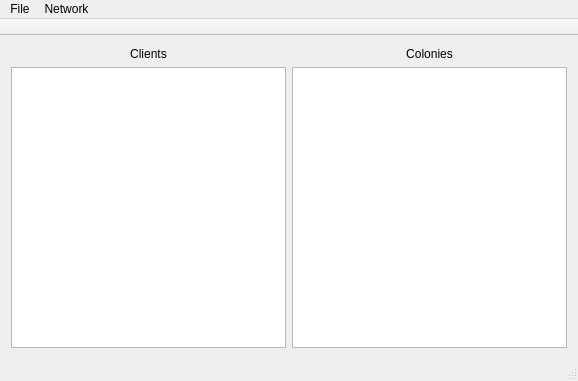
<?xml version="1.0" encoding="UTF-8"?>
<ui version="4.0">
 <class>ColonyServer</class>
 <widget class="QMainWindow" name="ColonyServer">
  <property name="geometry">
   <rect>
    <x>0</x>
    <y>0</y>
    <width>578</width>
    <height>381</height>
   </rect>
  </property>
  <property name="windowTitle">
   <string>ColonyServer</string>
  </property>
  <property name="unifiedTitleAndToolBarOnMac">
   <bool>true</bool>
  </property>
  <widget class="QWidget" name="centralWidget">
   <layout class="QGridLayout" name="gridLayout">
    <item row="0" column="0">
     <widget class="QLabel" name="label">
      <property name="text">
       <string>Clients</string>
      </property>
      <property name="alignment">
       <set>Qt::AlignCenter</set>
      </property>
     </widget>
    </item>
    <item row="0" column="1">
     <widget class="QLabel" name="label_2">
      <property name="text">
       <string>Colonies</string>
      </property>
      <property name="alignment">
       <set>Qt::AlignCenter</set>
      </property>
     </widget>
    </item>
    <item row="1" column="0">
     <widget class="QTreeView" name="clientTable">
      <property name="alternatingRowColors">
       <bool>false</bool>
      </property>
      <property name="selectionMode">
       <enum>QAbstractItemView::ExtendedSelection</enum>
      </property>
      <property name="verticalScrollMode">
       <enum>QAbstractItemView::ScrollPerPixel</enum>
      </property>
      <property name="rootIsDecorated">
       <bool>false</bool>
      </property>
      <property name="uniformRowHeights">
       <bool>true</bool>
      </property>
      <property name="itemsExpandable">
       <bool>false</bool>
      </property>
      <property name="sortingEnabled">
       <bool>false</bool>
      </property>
      <property name="expandsOnDoubleClick">
       <bool>false</bool>
      </property>
     </widget>
    </item>
    <item row="1" column="1">
     <widget class="QTreeView" name="colonyTable">
      <property name="alternatingRowColors">
       <bool>false</bool>
      </property>
      <property name="selectionMode">
       <enum>QAbstractItemView::ExtendedSelection</enum>
      </property>
      <property name="verticalScrollMode">
       <enum>QAbstractItemView::ScrollPerPixel</enum>
      </property>
      <property name="rootIsDecorated">
       <bool>false</bool>
      </property>
      <property name="uniformRowHeights">
       <bool>true</bool>
      </property>
      <property name="itemsExpandable">
       <bool>false</bool>
      </property>
      <property name="expandsOnDoubleClick">
       <bool>false</bool>
      </property>
     </widget>
    </item>
   </layout>
  </widget>
  <widget class="QToolBar" name="toolBar">
   <property name="movable">
    <bool>false</bool>
   </property>
   <property name="allowedAreas">
    <set>Qt::TopToolBarArea</set>
   </property>
   <property name="toolButtonStyle">
    <enum>Qt::ToolButtonFollowStyle</enum>
   </property>
   <property name="floatable">
    <bool>false</bool>
   </property>
   <attribute name="toolBarArea">
    <enum>TopToolBarArea</enum>
   </attribute>
   <attribute name="toolBarBreak">
    <bool>false</bool>
   </attribute>
  </widget>
  <widget class="QStatusBar" name="statusBar"/>
  <widget class="QMenuBar" name="menuBar">
   <property name="geometry">
    <rect>
     <x>0</x>
     <y>0</y>
     <width>578</width>
     <height>22</height>
    </rect>
   </property>
   <property name="nativeMenuBar">
    <bool>true</bool>
   </property>
   <widget class="QMenu" name="menuFile">
    <property name="title">
     <string>File</string>
    </property>
    <addaction name="openCsvAction"/>
   </widget>
   <widget class="QMenu" name="menuNetwork">
    <property name="title">
     <string>Network</string>
    </property>
    <addaction name="configureInterfaceAction"/>
   </widget>
   <addaction name="menuFile"/>
   <addaction name="menuNetwork"/>
  </widget>
  <action name="openCsvAction">
   <property name="text">
    <string>Open CSV file...</string>
   </property>
   <property name="toolTip">
    <string>Open a CSV file containing a list of colonies</string>
   </property>
   <property name="shortcutContext">
    <enum>Qt::ApplicationShortcut</enum>
   </property>
  </action>
  <action name="configureInterfaceAction">
   <property name="text">
    <string>Configure Interface...</string>
   </property>
   <property name="toolTip">
    <string>Connect to the wireless network and configure the IP address</string>
   </property>
   <property name="shortcutContext">
    <enum>Qt::ApplicationShortcut</enum>
   </property>
  </action>
 </widget>
 <layoutdefault spacing="6" margin="11"/>
 <resources/>
 <connections/>
</ui>
